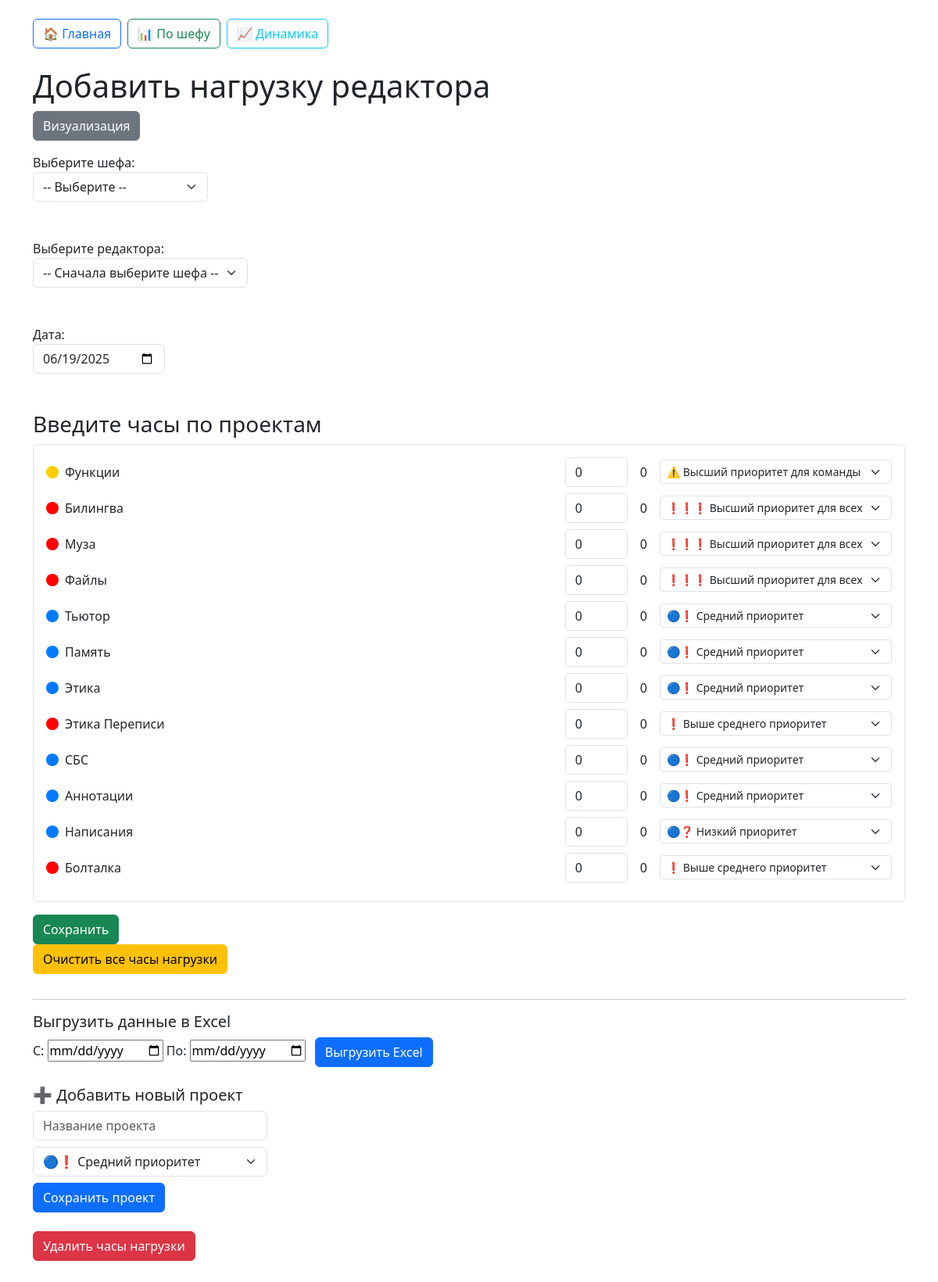
Before: / with the older database file.
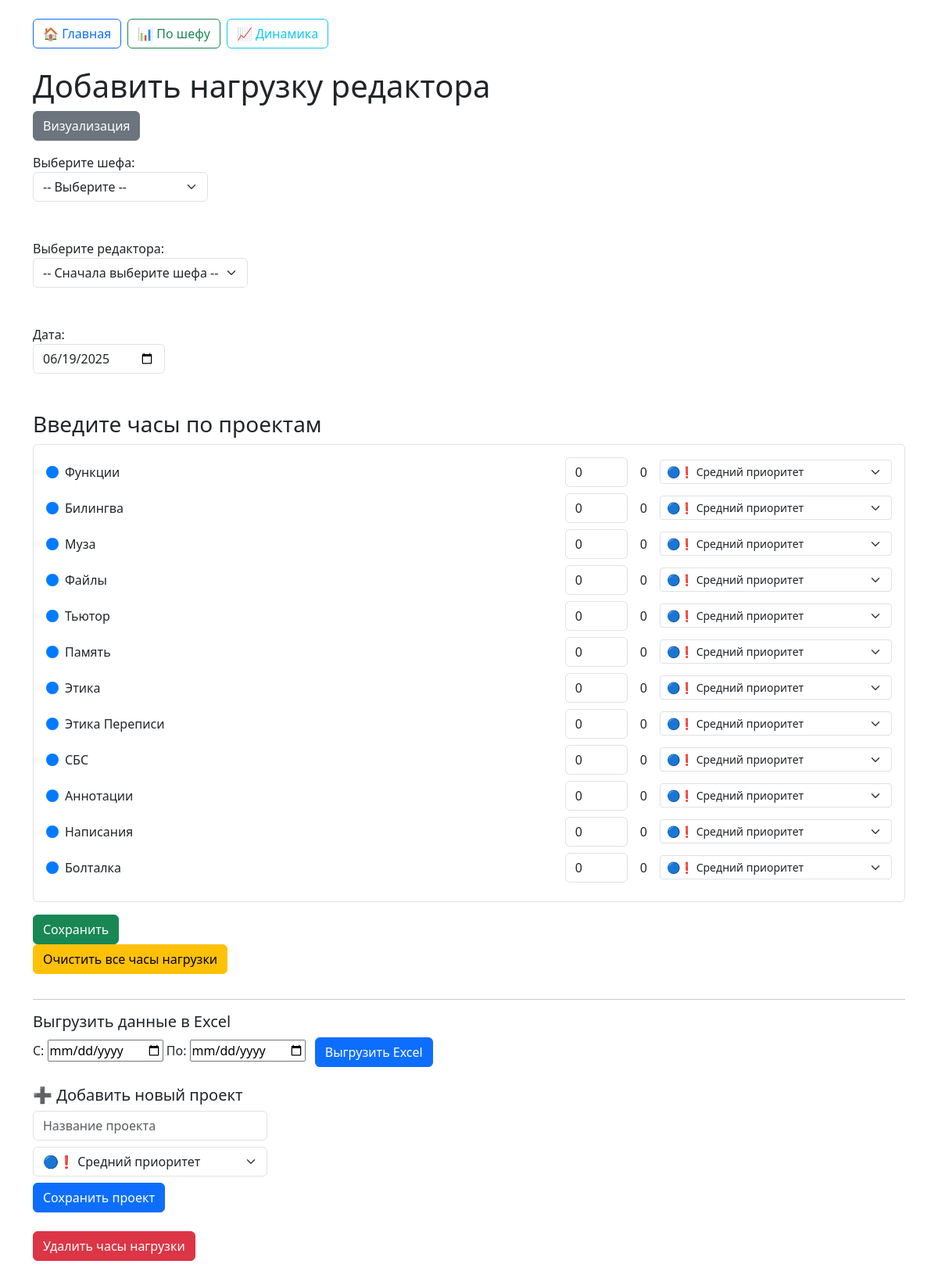
After: the same page with the newer database file.
### app.py (models this page shows)
class Project(db.Model):
    id = db.Column(db.Integer, primary_key=True)
    name = db.Column(db.String, unique=True, nullable=False)
    priority = db.Column(db.String, default='medium')
    loads = db.relationship('LoadEntry', backref='project', lazy=True)

### app.py (the view)
@app.route('/')
def index():
    chiefs = Chief.query.all()
    projects = Project.query.all()
    today_str = datetime.utcnow().strftime('%Y-%m-%d')
    return render_template('index.html', chiefs=chiefs, projects=projects, today=today_str)

### templates/index.html (shortened to what this page needs)
<!DOCTYPE html>
<html lang="ru">
<head>
    <link rel="stylesheet" href="https://cdn.jsdelivr.net/npm/bootstrap@5.3.0/dist/css/bootstrap.min.css" />
</head>
<body class="container py-4">
    <div class="mb-4 d-flex gap-2">
        <a href="{{ url_for('index') }}" class="btn btn-outline-primary">🏠 Главная</a>
        <a href="{{ url_for('visualization') }}" class="btn btn-outline-success">📊 По шефу</a>
        <a href="{{ url_for('visualization_timeline') }}" class="btn btn-outline-info">📈 Динамика</a>
    </div>
    <h1>Добавить нагрузку редактора</h1>
    <button onclick="window.location.href='{{ url_for('visualization') }}'" class="btn btn-secondary mb-3">Визуализация</button>
    <form id="load-form" method="POST" action="{{ url_for('submit_loads') }}">
        <label for="chief">Выберите шефа:</label>
        <select id="chief" name="chief" required onchange="updateEditors()" class="form-select w-auto">
            <option value="">-- Выберите --</option>
        </select>
        <br><br>
        <label for="editor">Выберите редактора:</label>
        <select id="editor" name="editor" required class="form-select w-auto" onchange="loadEditorLoads()">
            <option value="">-- Сначала выберите шефа --</option>
        </select>
        <br><br>
        <label for="date">Дата:</label>
        <input type="date" id="date" name="date" value="{{ today }}" required class="form-control w-auto" onchange="loadEditorLoads()">
        <br><br>
        <h3>Введите часы по проектам</h3>
        <div class="mb-3 border p-3 rounded">
            {% for project in projects %}
                <div class="mb-2 d-flex align-items-center gap-2" data-project-id="{{ project.id }}">
                    <div style="width: 16px; height: 16px; border-radius: 50%; background-color:
                        {% if project.priority == 'team-high' %}#ffcc00
                        {% elif project.priority == 'all-high' %}#ff0000
                        {% elif project.priority == 'above-average' %}#ff0000
                        {% elif project.priority == 'medium' %}#007bff
                        {% elif project.priority == 'low' %}#007bff
                        {% else %}#cccccc{% endif %};
                    " title="Приоритет: {{ project.priority }}"></div>
                    <label for="hours_{{ project.id }}" class="flex-grow-1 mb-0">{{ project.name }}</label>
                    <input type="number" step="0.1" name="hours_{{ project.id }}" id="hours_{{ project.id }}" value="0" class="form-control w-auto" style="max-width: 80px;" placeholder="± часы">
                    <span id="display_hours_{{ project.id }}" class="ms-2">0</span>
                    <select name="priority_{{ project.id }}" class="form-select form-select-sm w-auto ms-2" style="min-width: 180px;">
                        <option value="team-high" {% if project.priority == 'team-high' %}selected{% endif %}>⚠️ Высший приоритет для команды</option>
                        <option value="all-high" {% if project.priority == 'all-high' %}selected{% endif %}>❗❗❗ Высший приоритет для всех</option>
                        <option value="above-average" {% if project.priority == 'above-average' %}selected{% endif %}>❗ Выше среднего приоритет</option>
                        <option value="medium" {% if project.priority == 'medium' %}selected{% endif %}>🔵❗ Средний приоритет</option>
                        <option value="low" {% if project.priority == 'low' %}selected{% endif %}>🔵❓ Низкий приоритет</option>
                    </select>
                </div>
            {% endfor %}
        </div>
        <button type="button" id="submit-loads-btn" class="btn btn-success">Сохранить</button>
    </form>
    <button type="button" id="clear-hours-btn" class="btn btn-warning mb-3">Очистить все часы нагрузки</button>
    <hr>
    <h5>Выгрузить данные в Excel</h5>
    <form method="GET" action="{{ url_for('export_excel') }}" class="mb-4">
        <label for="startDate">С:</label>
        <input type="date" id="startDate" name="start_date" required>
        <label for="endDate">По:</label>
        <input type="date" id="endDate" name="end_date" required>
        <button type="submit" class="btn btn-primary ms-2">Выгрузить Excel</button>
    </form>
    <h5>➕ Добавить новый проект</h5>
    <div style="max-width: 300px;">
        <input type="text" id="project-name-input" class="form-control mb-2" placeholder="Название проекта" />
        <select id="priority-select" class="form-select mb-2">
            <option value="medium" selected>🔵❗ Средний приоритет</option>
        </select>
        <button id="save-project-btn" type="button" class="btn btn-primary mb-4">Сохранить проект</button>
    </div>
    <button id="delete-loads-btn" type="button" class="btn btn-danger mb-3">Удалить часы нагрузки</button>
</body>
</html>

Changed rows visible on the page:
changed Project "Функции": priority "team-high" → "medium" (drawn); priority+id "⚠️ Высший приоритет для команды" → "🔵❗ Средний приоритет"
changed Project "Билингва": priority "all-high" → "medium" (drawn); priority+id "❗❗❗ Высший приоритет для всех" → "🔵❗ Средний приоритет"
changed Project "Муза": priority "all-high" → "medium" (drawn); priority+id "❗❗❗ Высший приоритет для всех" → "🔵❗ Средний приоритет"
changed Project "Файлы": priority "all-high" → "medium" (drawn); priority+id "❗❗❗ Высший приоритет для всех" → "🔵❗ Средний приоритет"
changed Project "Этика Переписи": priority "above-average" → "medium" (drawn); priority+id "❗ Выше среднего приоритет" → "🔵❗ Средний приоритет"
changed Project "Написания": priority+id "🔵❓ Низкий приоритет" → "🔵❗ Средний приоритет"
changed Project "Болталка": priority "above-average" → "medium" (drawn); priority+id "❗ Выше среднего приоритет" → "🔵❗ Средний приоритет"
